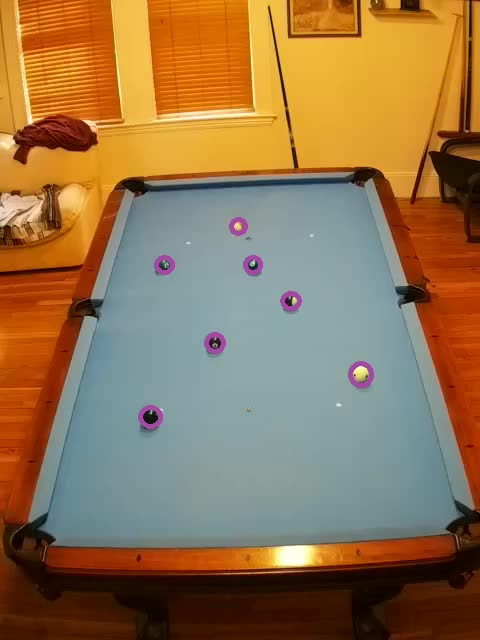
#> input picture images/table-snapshot-balls.jpg, 480 x 640 px
$ python detection-test.py
#> lines starting #> are read from the running program, lines starting #| are printed output that depends on the picture; after the words box and inside, x2 and y2 are one past the last pixel; in counts of white or black regions, pixels touching at a corner belong together
import cv2
import numpy as np
import json
from pathlib import Path

_HERE = Path(__file__).parent

IMAGE_PATH      = _HERE.parent.parent / 'images' / 'table-snapshot-balls.jpg'
CORNERS_PATH    = _HERE / 'corners.json'
HOMOGRAPHY_PATH = _HERE / 'homography.npy'
PRE_OUTPUT_PATH = _HERE.parent.parent / 'images' / 'pre-homography-overlay.jpg'
POST_OUTPUT_PATH = _HERE.parent.parent / 'images' / 'post-homography-detection-output.jpg'

OUTPUT_WIDTH  = 450
OUTPUT_HEIGHT = 900

FONT       = cv2.FONT_HERSHEY_SIMPLEX
FONT_SCALE = 0.6
FONT_THICK = 2

# Detects the red-circled billiard balls in the input image, filters to those
# inside the saved table corners, applies the homography to translate each center
# to the top-down view, and saves two output images: a pre-homography overlay
# and a post-homography top-down view.
def testDetection():
  img = cv2.imread(str(IMAGE_PATH))
#> img is the input picture: shape (640, 480, 3); mean B, G, R 78.8, 116.3, 147.3
  assert img is not None, f"Could not read {IMAGE_PATH}"

  # Load calibration data
  with open(CORNERS_PATH) as f:
#> (reads src/homography/corners.json from the repository)
    corners = np.array(json.load(f), dtype=np.float32)
  H = np.load(HOMOGRAPHY_PATH)
#> (reads src/homography/homography.npy from the repository)

  # --- Detect red circles ---
  hsv = cv2.cvtColor(img, cv2.COLOR_BGR2HSV)
#> hsv: shape (640, 480, 3); mean H, S, V 46.5, 150.4, 158.8
  # Red wraps around the HSV hue axis, so threshold both ends
  red_lo = cv2.inRange(hsv, np.array([0,   120, 50]), np.array([10,  255, 255]))
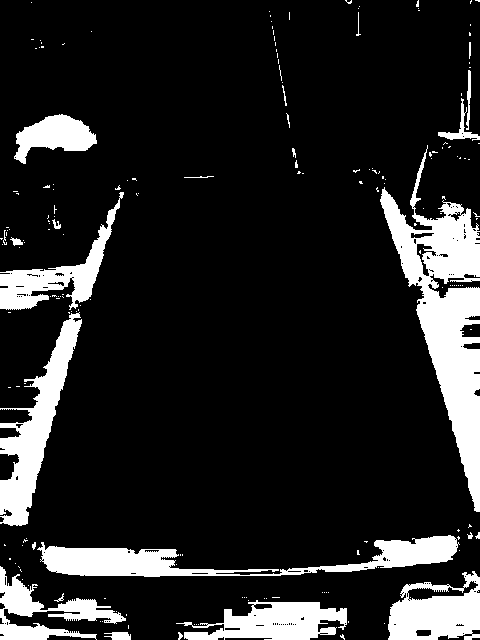
#> red_lo: shape (640, 480); 14.5% white; 187 white regions (162 under 20 px), largest, box (x1, y1, x2, y2) and area: (380, 145, 480, 512) 13169, (37, 535, 460, 577) 6647, (0, 312, 82, 526) 5754
  red_hi = cv2.inRange(hsv, np.array([160, 120, 50]), np.array([180, 255, 255]))
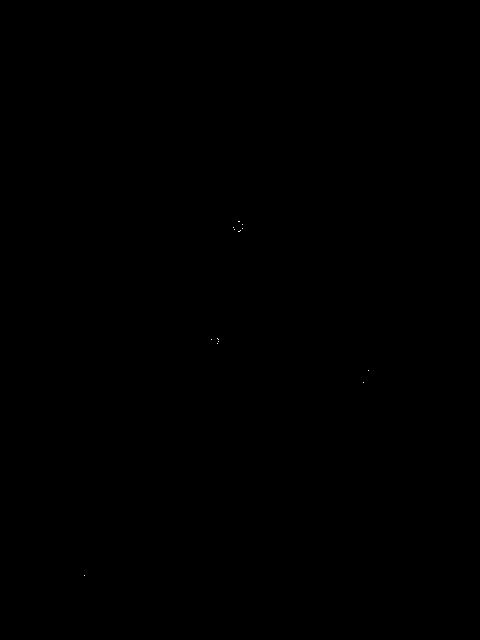
#> red_hi: shape (640, 480); 0.01% white in thin lines or dots, all inside (x1, y1, x2, y2) = (84, 221, 369, 576)
  red_mask = cv2.bitwise_or(red_lo, red_hi)
#> red_mask: shape (640, 480); 14.5% white; 199 white regions (174 under 20 px), largest, box (x1, y1, x2, y2) and area: (380, 145, 480, 512) 13169, (37, 535, 460, 577) 6648, (0, 312, 82, 526) 5754

  # Close small gaps in the painted circles
  kernel = cv2.getStructuringElement(cv2.MORPH_ELLIPSE, (7, 7))
  red_mask = cv2.morphologyEx(red_mask, cv2.MORPH_CLOSE, kernel)
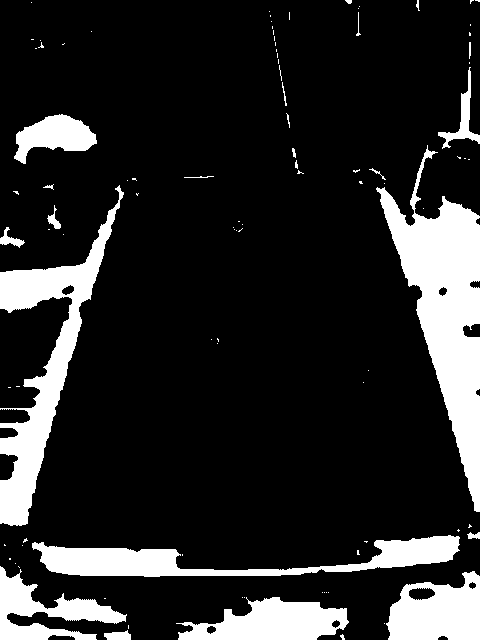
#> red_mask: shape (640, 480); 16% white; 97 white regions (75 under 20 px)

  contours, _ = cv2.findContours(red_mask, cv2.RETR_EXTERNAL, cv2.CHAIN_APPROX_SIMPLE)
#> contours = 97 contours, 85 with area under 20; largest, box (x1, y1, x2, y2) and area: (376, 145, 480, 512) 14167, (0, 185, 124, 526) 9704, (32, 535, 460, 577) 6666, (386, 571, 480, 640) 4806, (176, 597, 349, 640) 4537

  # Build the table boundary polygon for inside-check
  table_poly = corners.astype(np.int32).reshape(-1, 1, 2)

  # Find the center of each red contour inside the table
  ball_centers = []
  for c in contours:
    if cv2.contourArea(c) < 200:  # discard specks
      continue
    (cx, cy), _ = cv2.minEnclosingCircle(c)
    if cv2.pointPolygonTest(table_poly, (float(cx), float(cy)), False) >= 0:
      ball_centers.append((float(cx), float(cy)))
#> this loop made 97 passes
#> c on passes 3, 4, 5, 7, 8, 9, 10, 11, 12, 14, 16, 17: [[128, 625], [128, 628]], [[384, 623]], [[104, 598], [105, 598]], [[244, 597]], [[242, 597]], [[328, 592]], [[326, 592]], [[324, 592]], [[322, 592]], [[18, 566], [19, 567]], [[15, 563]], [[9, 558], [9, 559], [10, 559], [10, 558]]
#> (cx, cy) on passes 6, 13, 15, 24, 48: (262, 622), (433.5, 607.5), (58.54, 602.5), (245.5, 543.5), (59.5, 354)
#> after the loop, ball_centers = []

  print(f"Balls detected: {len(ball_centers)}")
#| Balls detected: 0

  # --- Pre-homography overlay ---
  pre = img.copy()

  # Draw trapezoid outline and labeled corners in white
  pts = corners.astype(np.int32)
  for i in range(4):
    cv2.line(pre, tuple(pts[i]), tuple(pts[(i + 1) % 4]), color=(255, 255, 255), thickness=2)
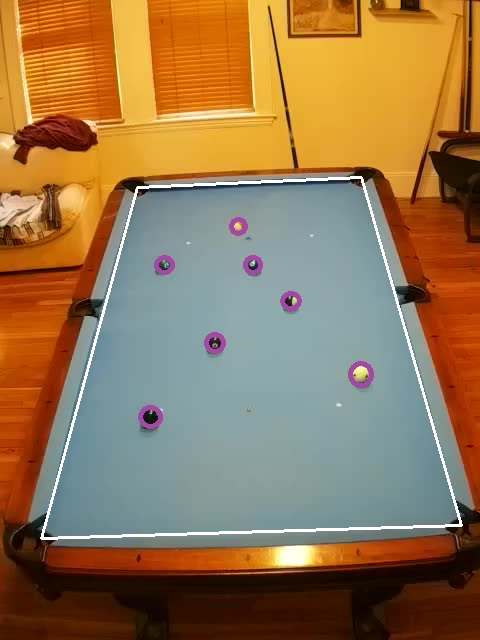
#> pre: shape (640, 480, 3); 1.29% of pixels changed, all inside (x1, y1, x2, y2) = (40, 176, 463, 540)
  for i, (x, y) in enumerate(pts):
    cv2.circle(pre, (x, y), 6, color=(255, 255, 255), thickness=-1)
    cv2.putText(pre, str(i + 1), (x + 8, y - 8), FONT, FONT_SCALE, (255, 255, 255), FONT_THICK)
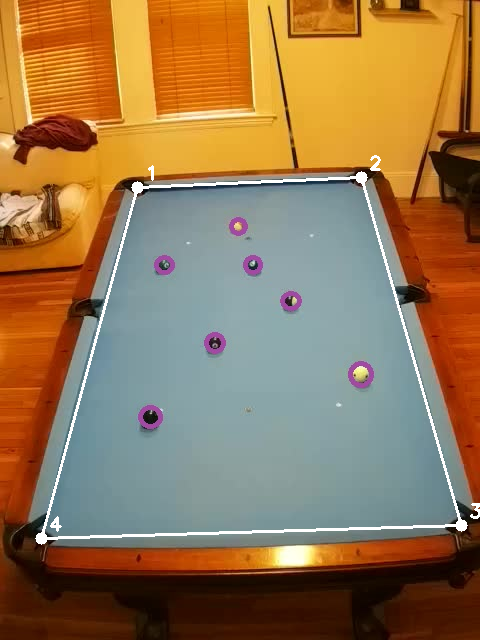
#> pre: shape (640, 480, 3); 0.21% of pixels changed, all inside (x1, y1, x2, y2) = (35, 155, 480, 545)

  # Draw yellow dot at each ball center
  for cx, cy in ball_centers:
    cv2.circle(pre, (int(cx), int(cy)), 5, color=(0, 255, 255), thickness=-1)
#> this loop made 0 passes

  cv2.imwrite(str(PRE_OUTPUT_PATH), pre)
  print(f"Saved: {PRE_OUTPUT_PATH}")

  # --- Apply homography to translate ball centers ---
  translated = []
  if ball_centers:
    src_pts = np.array(ball_centers, dtype=np.float32).reshape(-1, 1, 2)
    dst_pts = cv2.perspectiveTransform(src_pts, H)
    translated = [(int(p[0][0]), int(p[0][1])) for p in dst_pts]

  # Also translate the 4 corners to confirm their mapped positions
  corner_src = corners.reshape(-1, 1, 2)
  corner_dst = cv2.perspectiveTransform(corner_src, H)
#> corner_dst = [[1.16e-13, 5.79e-13], [449, 6.89e-13], [449, 899], [1.86e-13, 899]]
  corner_dst = [(int(p[0][0]), int(p[0][1])) for p in corner_dst]
#> corner_dst = [(0, 0), (449, 0), (449, 899), (0, 899)]

  # --- Post-homography top-down view ---
  post = np.zeros((OUTPUT_HEIGHT, OUTPUT_WIDTH, 3), dtype=np.uint8)

  # Table rectangle
  cv2.rectangle(post, (0, 0), (OUTPUT_WIDTH - 1, OUTPUT_HEIGHT - 1),
                color=(255, 255, 255), thickness=2)
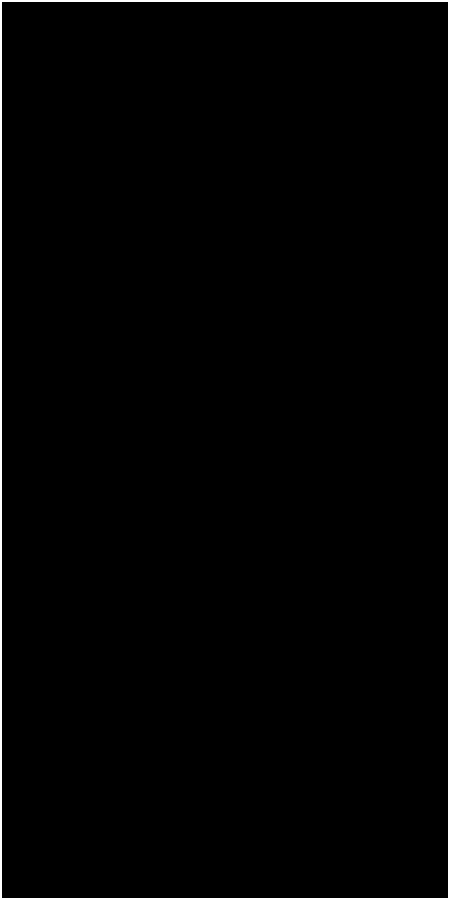
#> post: shape (900, 450, 3); 1.3% white; 1 white region, box (x1, y1, x2, y2) and area: (0, 0, 450, 900) 5384

  # Labeled corners
  for i, (x, y) in enumerate(corner_dst):
    cv2.circle(post, (x, y), 5, color=(255, 255, 255), thickness=-1)
    cv2.putText(post, str(i + 1), (x + 8, y - 8), FONT, FONT_SCALE, (255, 255, 255), FONT_THICK)
#> this loop made 4 passes
#> post: shape (900, 450, 3); 1.4% white; 2 white regions, box (x1, y1, x2, y2) and area: (0, 0, 450, 900) 5416, (9, 877, 21, 893) 87

  # Yellow dot for each translated ball
  for tx, ty in translated:
    cv2.circle(post, (tx, ty), 5, color=(0, 255, 255), thickness=-1)

  cv2.imwrite(str(POST_OUTPUT_PATH), post)
  print(f"Saved: {POST_OUTPUT_PATH}")


if __name__ == '__main__':
  testDetection()
